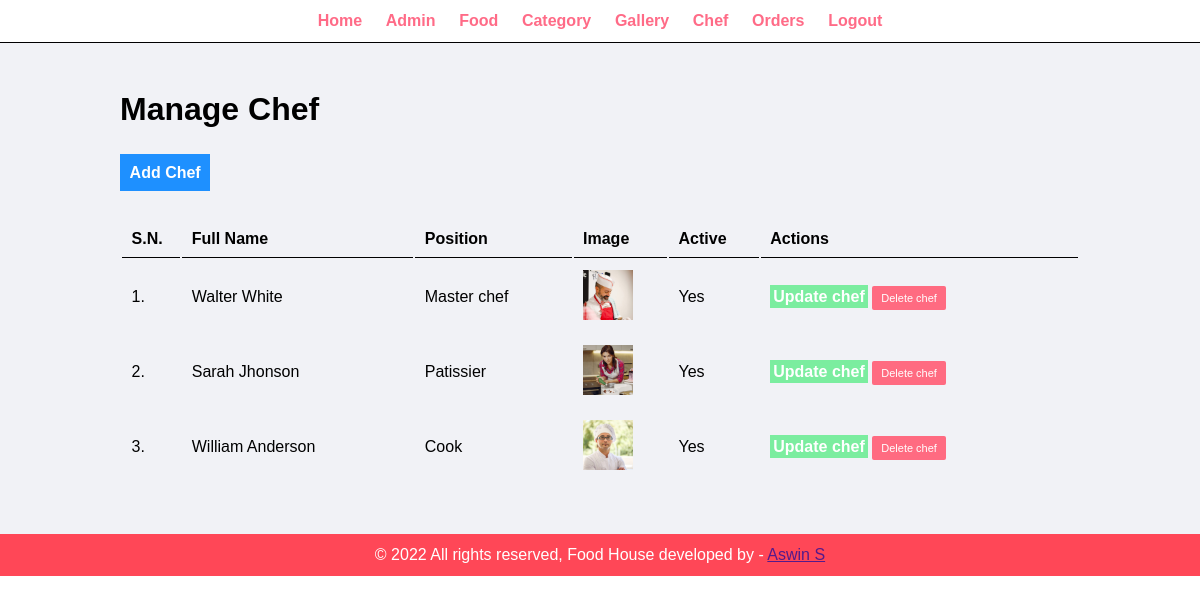
The page /admin/manage-chef.php (signed in) on the database its author committed.
### tables this page shows
CREATE TABLE `tbl_chef` (
  `id` int(10) UNSIGNED NOT NULL,
  `fullname` varchar(100) NOT NULL,
  `image_name` varchar(255) NOT NULL,
  `position` varchar(255) NOT NULL,
  `active` varchar(10) NOT NULL
);

### admin/manage-chef.php (the view, shortened to what this page needs)
<?php include('partials/menu.php'); ?>
<div class="main-content">
    <div class="wrapper">
        <h1>Manage Chef</h1>
        <br /><br />
                <a href="<?php echo SITEURL; ?>admin/add-chef.php" class="btn-primary">Add Chef</a>
                <br /><br /><br />
                <table class="tbl-full">
                    <tr>
                        <th>S.N.</th>
                        <th>Full Name</th>
                        <th>Position</th>
                        <th>Image</th>
                        <th>Active</th>
                        <th>Actions</th>
                    </tr>
                    <?php
                        $sql = "SELECT * FROM tbl_chef";
                        $res = mysqli_query($conn, $sql);
                        $count = mysqli_num_rows($res);
                        $sn=1;
                        if($count>0)
                        {
                            while($row=mysqli_fetch_assoc($res))
                            {
                                $id = $row['id'];
                                $fullname = $row['fullname'];
                                $position = $row['position'];
                                $image_name = $row['image_name'];
                                $active = $row['active'];
                                ?>
                                <tr>
                                    <td><?php echo $sn++; ?>. </td>
                                    <td><?php echo $fullname; ?></td>
                                    <td><?php echo $position; ?></td>
                                    <td>
                                        <?php
                                            if($image_name=="")
                                            {
                                                echo "<div class='error'>Image not Added.</div>";
                                            }
                                            else
                                            {
                                                ?>
                                                <img src="<?php echo SITEURL; ?>assets/img/chefs/<?php echo $image_name; ?>" width="50px">
                                                <?php
                                            }
                                        ?>
                                    </td>
                                    <td><?php echo $active; ?></td>
                                    <td>
                                        <a href="<?php echo SITEURL; ?>admin/update-chef.php?id=<?php echo $id; ?>" class="btn-secondary">Update chef</a>
                                        <a href="<?php echo SITEURL; ?>admin/delete-chef.php?id=<?php echo $id; ?>&image_name=<?php echo $image_name; ?>" class="btn-danger">Delete chef</a>
                                    </td>
                                </tr>
                                <?php
                            }
                        }
                        else
                        {
                            echo "<tr> <td colspan='7' class='error'> chef not Added Yet. </td> </tr>";
                        }
                    ?>
                </table>
    </div>
</div>
<?php include('partials/footer.php'); ?>

### assets/css/admin.css (style rules this page uses)
* { margin: 0; padding: 0; font-family: Arial, Helvetica, sans-serif; }
.wrapper { padding: 1%; width: 80%; margin: 0 auto; }
.tbl-full { width: 100%; }
table tr th { border-bottom: 1px solid black; padding: 1%; text-align: left; }
table tr td { padding: 1%; }
.btn-primary { background-color: #1e90ff; padding: 1%; color: #fff; text-decoration: none; font-weight: bold; }
.btn-secondary { background-color: #7bed9f; padding: 1%; color: #fff; text-decoration: none; font-weight: bold; }
.btn-danger { background-color: #ff6b81; padding: 1%; color: #fff; text-decoration: none; font-weight: bold; }
.main-content { padding: 3% 0; background-color: #f1f2f6; }
.btn-danger { border-radius: .125rem; font-size: 11px; font-weight: 400; line-height: 1; padding: .375rem .5625rem; font-weight: 500; }

### rows shown on the page
tbl_chef: fullname "Walter White", position "Master chef", image_name (picture), active "Yes"
tbl_chef: fullname "Sarah Jhonson", position "Patissier", image_name (picture), active "Yes"
tbl_chef: fullname "William Anderson", position "Cook", image_name (picture), active "Yes"
